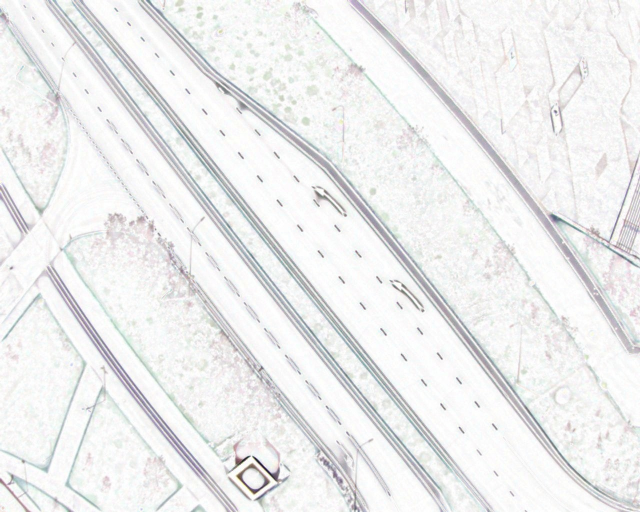
#> input picture seg/winter_track-Aerial_images_processing-2b237575ff6e2145d613c37da39a250b67d8fcfd/common/images_filtered/1529912145.jpg, 1280 x 1024 px, found by its file name (shown at 1/2 size)
$ python edges_detect.py
#> lines starting #> are read from the running program, lines starting #| are printed output that depends on the picture
from imutils.perspective import four_point_transform
from imutils import contours
import numpy as np
import argparse
import imutils
import cv2

def auto_canny(image, sigma=0.50):
    # compute the median of the single channel pixel intensities
    v = np.median(image)

    # apply automatic Canny edge detection using the computed median
    lower = int(max(0, (1.0 - sigma) * v))
    upper = int(min(255, (1.0 + sigma) * v))
    edged = cv2.Canny(image, lower, upper)


    # return the edged image
    return edged

# construct the argument parse and parse the arguments
# ap = argparse.ArgumentParser()
# ap.add_argument("-i", "--image", required=True,
#     help="path to the input image")
# args = vars(ap.parse_args())
image = cv2.imread("1529912145.jpg")
#> image is the input picture: shape (1024, 1280, 3); mean B, G, R 238.1, 238, 237.7
r = 500.0 / image.shape[1]
#> r = 0.391
dim = (500, int(image.shape[0] * r))
#> dim = (500, 400)

# perform the actual resizing of the image and show it
#image = cv2.resize(image, dim, interpolation = cv2.INTER_AREA)

gray = cv2.cvtColor(image, cv2.COLOR_BGR2GRAY)
equalized_img =  cv2.equalizeHist(gray)
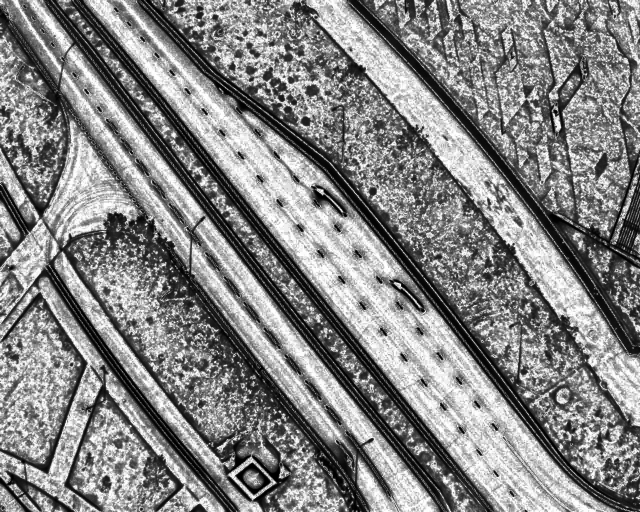
#> equalized_img: shape (1024, 1280) (shown at 1/2 size); min 0, max 255, mean 132.4
#cv2.imshow('Equalized', equalized_img)
# cv2.waitKey(0)
blurred = cv2.GaussianBlur(equalized_img, (7, 7), 0)
# edged =cv2.Canny(equalized_img, 30, 160)
edged = auto_canny(blurred)
#> in auto_canny, `v = np.median(image)`: v = 136
#> in auto_canny, `lower = int(max(0, (1.0 - sigma) * v))`: lower = 68
#> in auto_canny, `upper = int(min(255, (1.0 + sigma) * v))`: upper = 204
#> in auto_canny, `edged = cv2.Canny(image, lower, upper)`:
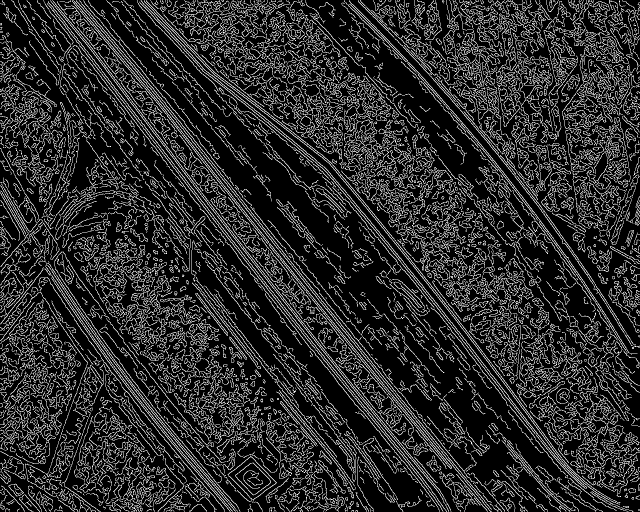
#> edged: shape (1024, 1280) (shown at 1/2 size); 17.3% white in thin lines or dots
cv2.imwrite('edged.jpg', edged)
cv2.waitKey(0)

$ run again, with seg/winter_track-Aerial_images_processing-2b237575ff6e2145d613c37da39a250b67d8fcfd/common/images_filtered/1529573994.jpg copied over seg/winter_track-Aerial_images_processing-2b237575ff6e2145d613c37da39a250b67d8fcfd/common/images_filtered/1529912145.jpg
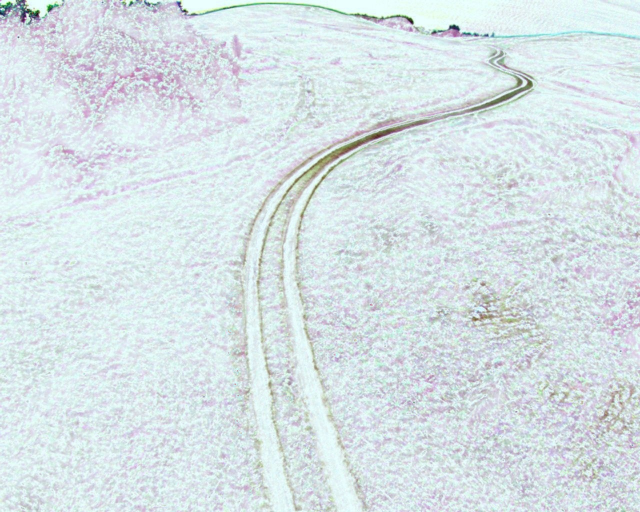
#> input picture seg/winter_track-Aerial_images_processing-2b237575ff6e2145d613c37da39a250b67d8fcfd/common/images_filtered/1529573994.jpg, 1280 x 1024 px, found by its file name (shown at 1/2 size)
#> image is the input picture: shape (1024, 1280, 3); mean B, G, R 230.6, 227.2, 215.6
#> `blurred = cv2.GaussianBlur(equalized_img, (7, 7), 0)`:
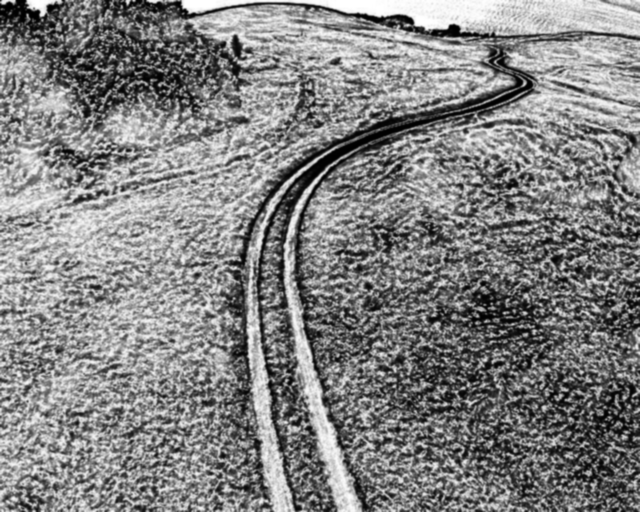
#> blurred: shape (1024, 1280) (shown at 1/2 size); min 0, max 255, mean 130
#> v = 133
#> lower = 66
#> upper = 199
#> in auto_canny, `edged = cv2.Canny(image, lower, upper)`:
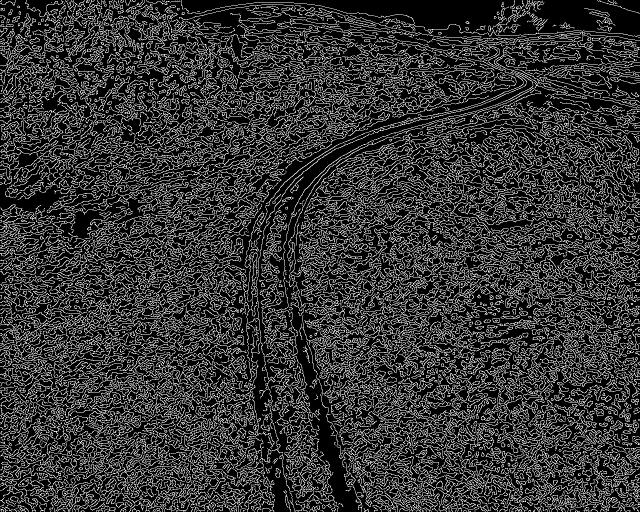
#> edged: shape (1024, 1280) (shown at 1/2 size); 20.8% white in thin lines or dots

$ run again, with seg/winter_track-Aerial_images_processing-2b237575ff6e2145d613c37da39a250b67d8fcfd/common/images_filtered/1529574004.jpg copied over seg/winter_track-Aerial_images_processing-2b237575ff6e2145d613c37da39a250b67d8fcfd/common/images_filtered/1529912145.jpg
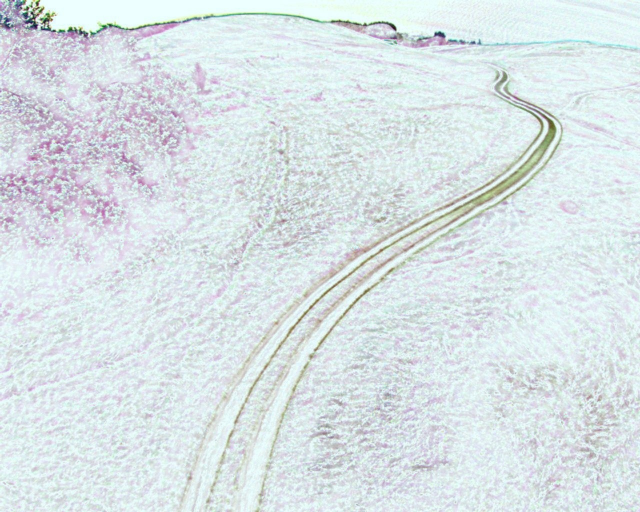
#> input picture seg/winter_track-Aerial_images_processing-2b237575ff6e2145d613c37da39a250b67d8fcfd/common/images_filtered/1529574004.jpg, 1280 x 1024 px, found by its file name (shown at 1/2 size)
#> image is the input picture: shape (1024, 1280, 3); mean B, G, R 230.6, 227.6, 217.9
#> `equalized_img =  cv2.equalizeHist(gray)`:
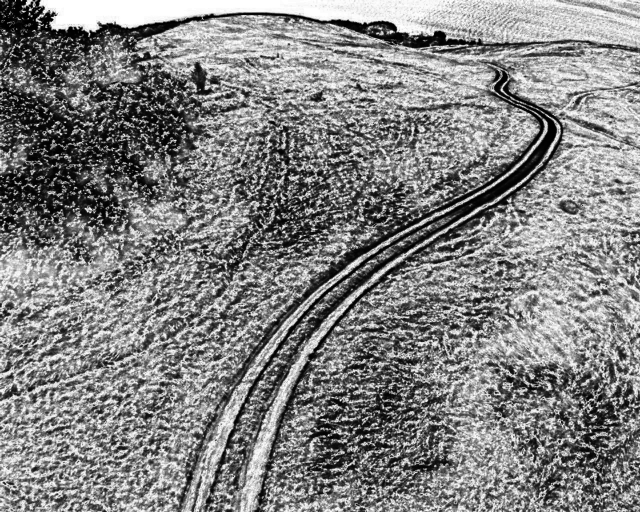
#> equalized_img: shape (1024, 1280) (shown at 1/2 size); min 0, max 255, mean 130
#> v = 134
#> lower = 67
#> upper = 201
#> in auto_canny, `edged = cv2.Canny(image, lower, upper)`:
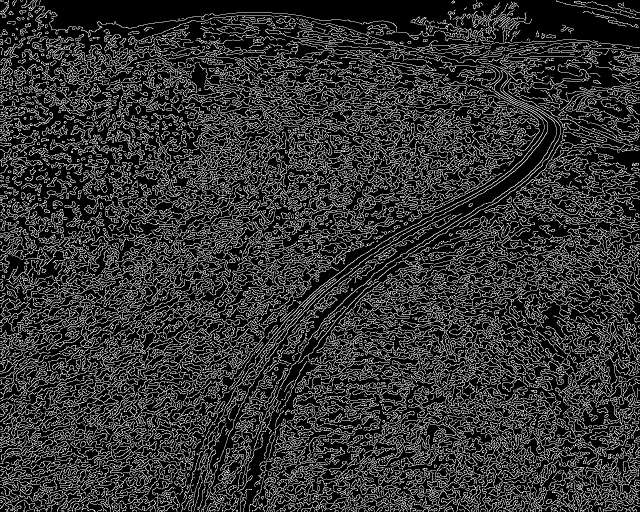
#> edged: shape (1024, 1280) (shown at 1/2 size); 20% white in thin lines or dots

$ run again, with seg/winter_track-Aerial_images_processing-2b237575ff6e2145d613c37da39a250b67d8fcfd/common/images_filtered/1529574008.jpg copied over seg/winter_track-Aerial_images_processing-2b237575ff6e2145d613c37da39a250b67d8fcfd/common/images_filtered/1529912145.jpg
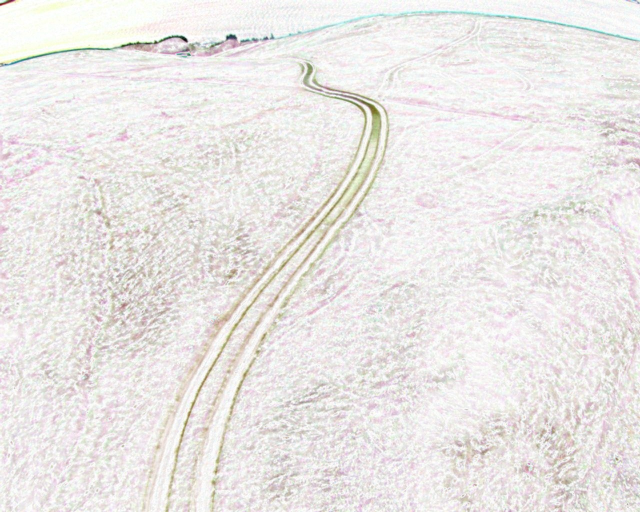
#> input picture seg/winter_track-Aerial_images_processing-2b237575ff6e2145d613c37da39a250b67d8fcfd/common/images_filtered/1529574008.jpg, 1280 x 1024 px, found by its file name (shown at 1/2 size)
#> image is the input picture: shape (1024, 1280, 3); mean B, G, R 230, 231.9, 235.1
#> `blurred = cv2.GaussianBlur(equalized_img, (7, 7), 0)`:
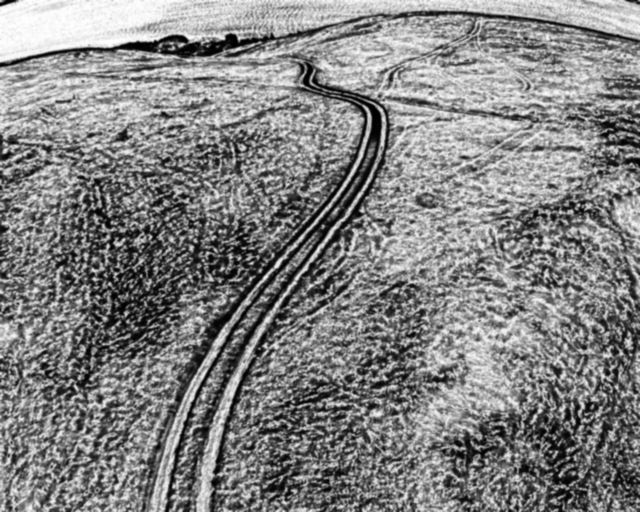
#> blurred: shape (1024, 1280) (shown at 1/2 size); min 0, max 255, mean 130.3
#> v = 134
#> lower = 67
#> upper = 201
#> in auto_canny, `edged = cv2.Canny(image, lower, upper)`:
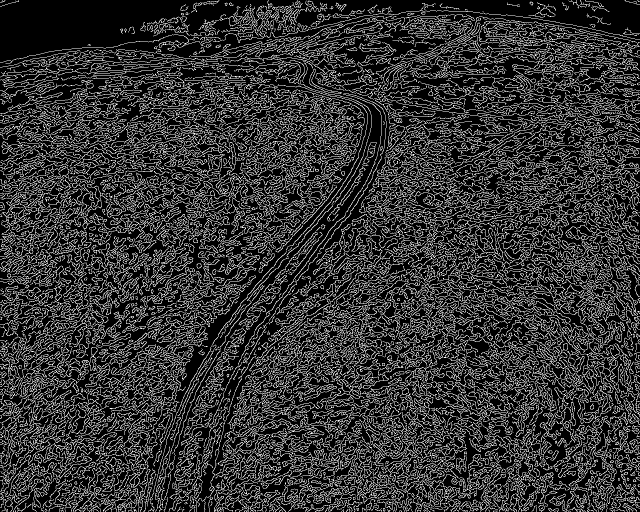
#> edged: shape (1024, 1280) (shown at 1/2 size); 20.5% white in thin lines or dots
